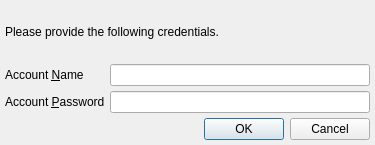
<?xml version="1.0" encoding="UTF-8"?>
<ui version="4.0">
 <class>passwordprompt</class>
 <widget class="QDialog" name="passwordprompt">
  <property name="geometry">
   <rect>
    <x>0</x>
    <y>0</y>
    <width>375</width>
    <height>145</height>
   </rect>
  </property>
  <property name="windowIcon">
   <iconset resource="../Icons/icons.qrc">
    <normaloff>:/Logo/spoton-button-32.png</normaloff>:/Logo/spoton-button-32.png</iconset>
  </property>
  <layout class="QVBoxLayout" name="verticalLayout">
   <property name="spacing">
    <number>5</number>
   </property>
   <property name="margin">
    <number>5</number>
   </property>
   <item>
    <widget class="QLabel" name="message">
     <property name="text">
      <string>Please provide the following credentials.</string>
     </property>
    </widget>
   </item>
   <item>
    <layout class="QGridLayout" name="gridLayout">
     <property name="spacing">
      <number>5</number>
     </property>
     <item row="0" column="0">
      <widget class="QLabel" name="label">
       <property name="text">
        <string>Account &amp;Name</string>
       </property>
       <property name="buddy">
        <cstring>name</cstring>
       </property>
      </widget>
     </item>
     <item row="0" column="1">
      <widget class="QLineEdit" name="name"/>
     </item>
     <item row="1" column="0">
      <widget class="QLabel" name="label_2">
       <property name="text">
        <string>Account &amp;Password</string>
       </property>
       <property name="buddy">
        <cstring>password</cstring>
       </property>
      </widget>
     </item>
     <item row="1" column="1">
      <widget class="QLineEdit" name="password">
       <property name="echoMode">
        <enum>QLineEdit::Password</enum>
       </property>
      </widget>
     </item>
    </layout>
   </item>
   <item>
    <widget class="QDialogButtonBox" name="buttonBox">
     <property name="orientation">
      <enum>Qt::Horizontal</enum>
     </property>
     <property name="standardButtons">
      <set>QDialogButtonBox::Cancel|QDialogButtonBox::Ok</set>
     </property>
    </widget>
   </item>
  </layout>
 </widget>
 <tabstops>
  <tabstop>name</tabstop>
  <tabstop>password</tabstop>
  <tabstop>buttonBox</tabstop>
 </tabstops>
 <resources>
  <include location="../Icons/icons.qrc"/>
 </resources>
 <connections>
  <connection>
   <sender>buttonBox</sender>
   <signal>accepted()</signal>
   <receiver>passwordprompt</receiver>
   <slot>accept()</slot>
   <hints>
    <hint type="sourcelabel">
     <x>248</x>
     <y>254</y>
    </hint>
    <hint type="destinationlabel">
     <x>157</x>
     <y>274</y>
    </hint>
   </hints>
  </connection>
  <connection>
   <sender>buttonBox</sender>
   <signal>rejected()</signal>
   <receiver>passwordprompt</receiver>
   <slot>reject()</slot>
   <hints>
    <hint type="sourcelabel">
     <x>316</x>
     <y>260</y>
    </hint>
    <hint type="destinationlabel">
     <x>286</x>
     <y>274</y>
    </hint>
   </hints>
  </connection>
 </connections>
</ui>
